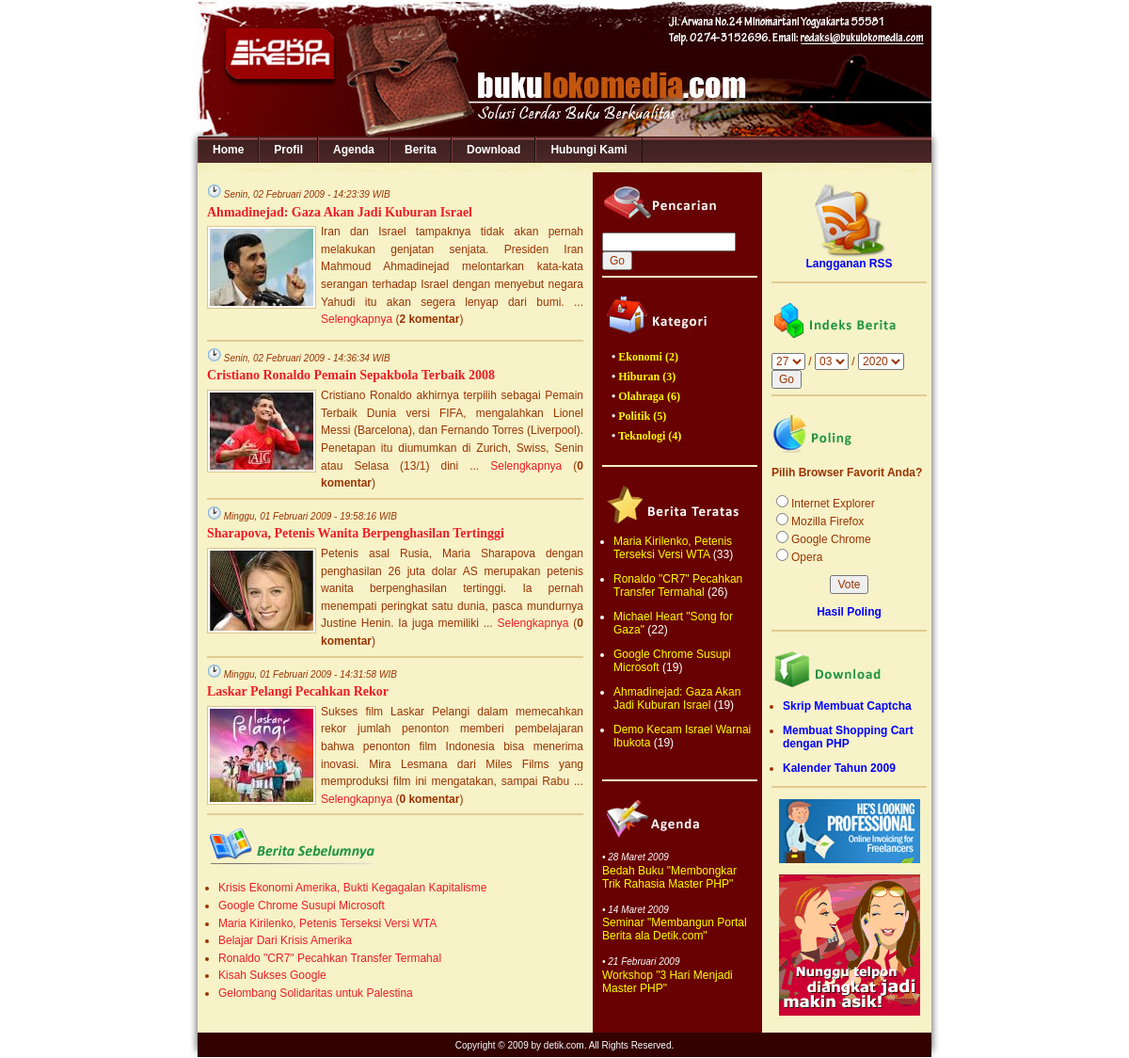
The page /home on the database its author committed.
### tables this page shows
CREATE TABLE `modul` (
  `id_modul` int(5) NOT NULL auto_increment,
  `nama_modul` varchar(50) NOT NULL,
  `link` varchar(100) NOT NULL,
  `static_content` text NOT NULL,
  `gambar` varchar(100) NOT NULL,
  `publish` enum('Y','N') NOT NULL,
  `status` enum('user','admin') NOT NULL,
  `aktif` enum('Y','N') NOT NULL,
  `urutan` int(5) NOT NULL,
  `link_seo` varchar(50) NOT NULL,
  PRIMARY KEY  (`id_modul`)
);

CREATE TABLE `berita` (
  `id_berita` int(5) NOT NULL auto_increment,
  `id_kategori` int(5) NOT NULL,
  `username` varchar(30) NOT NULL,
  `judul` varchar(100) NOT NULL,
  `judul_seo` varchar(100) NOT NULL,
  `isi_berita` text NOT NULL,
  `hari` varchar(20) NOT NULL,
  `tanggal` date NOT NULL,
  `jam` time NOT NULL,
  `gambar` varchar(100) NOT NULL,
  `dibaca` int(5) NOT NULL default '1',
  `tag` varchar(100) NOT NULL,
  PRIMARY KEY  (`id_berita`)
);

CREATE TABLE `kategori` (
  `id_kategori` int(5) NOT NULL auto_increment,
  `nama_kategori` varchar(50) NOT NULL,
  `kategori_seo` varchar(100) NOT NULL,
  PRIMARY KEY  (`id_kategori`)
);

CREATE TABLE `agenda` (
  `id_agenda` int(5) NOT NULL auto_increment,
  `tema` varchar(100) NOT NULL,
  `tema_seo` varchar(100) NOT NULL,
  `isi_agenda` text NOT NULL,
  `tempat` varchar(100) NOT NULL,
  `pengirim` varchar(100) NOT NULL,
  `tgl_mulai` date NOT NULL,
  `tgl_selesai` date NOT NULL,
  `tgl_posting` date NOT NULL,
  `username` varchar(50) NOT NULL,
  PRIMARY KEY  (`id_agenda`)
);

CREATE TABLE `poling` (
  `id_poling` int(5) NOT NULL auto_increment,
  `pilihan` varchar(100) NOT NULL,
  `rating` int(5) NOT NULL,
  `aktif` enum('Y','N') NOT NULL,
  PRIMARY KEY  (`id_poling`)
);

CREATE TABLE `download` (
  `id_download` int(5) NOT NULL auto_increment,
  `judul` varchar(100) NOT NULL,
  `nama_file` varchar(100) NOT NULL,
  `tgl_posting` date NOT NULL,
  PRIMARY KEY  (`id_download`)
);

CREATE TABLE `banner` (
  `id_banner` int(5) NOT NULL auto_increment,
  `judul` varchar(100) NOT NULL,
  `url` varchar(100) NOT NULL,
  `gambar` varchar(100) NOT NULL,
  `tgl_posting` date NOT NULL,
  PRIMARY KEY  (`id_banner`)
);

### config/fungsi_indotgl.php (called while the page is built, shortened)
<?php
	function tgl_indo($tgl){
			$tanggal = substr($tgl,8,2);
			$bulan = getBulan(substr($tgl,5,2));
			$tahun = substr($tgl,0,4);
			return $tanggal.' '.$bulan.' '.$tahun;
	}
	function getBulan($bln){
				switch ($bln){
					case 2:
						return "Februari";
						break;
					case 3:
						return "Maret";
						break;
				}
			}
?>

### kiri.php (the view, shortened to what this page needs)
<?php
include "config/fungsi_indotgl.php";
include "config/fungsi_combobox.php";
if ($_GET[module]=='home'){
  $terkini=mysql_query("select count(komentar.id_komentar) as jml, judul, judul_seo, jam,
                       berita.id_berita, hari, tanggal, gambar, isi_berita
                       from berita left join komentar
                       on berita.id_berita=komentar.id_berita
                       and aktif='Y'
                       group by berita.id_berita DESC LIMIT 4");
	while($t=mysql_fetch_array($terkini)){
		$tgl = tgl_indo($t[tanggal]);
		echo "<span class=date><img src=images/clock.gif> $t[hari], $tgl - $t[jam] WIB</span><br />";
		echo "<span class=judul><a href=berita-$t[id_berita]-$t[judul_seo].html>$t[judul]</a></span><br />";
    if ($t[gambar]!=''){
			echo "<span class=image><img src='foto_berita/small_$t[gambar]' width=110 border=0></span>";
		}
    $isi_berita = htmlentities(strip_tags($t[isi_berita]));
    $isi = substr($isi_berita,0,220);
    $isi = substr($isi_berita,0,strrpos($isi," "));
    echo "$isi ... <a href=berita-$t[id_berita]-$t[judul_seo].html>Selengkapnya</a> (<b>$t[jml] komentar</b>)
          <br /><hr color=#e0cb91 noshade=noshade />";
	}
  echo "<img src=images/berita_sebelumnya.jpg><br /><ul>";
  $sebelum=mysql_query("SELECT * FROM berita
                        ORDER BY id_berita DESC LIMIT 4,7");
	while($s=mysql_fetch_array($sebelum)){
	   echo "<li><a href=berita-$s[id_berita]-$s[judul_seo].html>$s[judul]</a></li>";
	}
	echo "</ul>";
}
?>

### media.php (shortened to what this page needs)
<!DOCTYPE html PUBLIC "-//W3C//DTD XHTML 1.0 Transitional//EN" "http://www.w3.org/TR/xhtml1/DTD/xhtml1-transitional.dtd">
<html xmlns="http://www.w3.org/1999/xhtml">
<head>
<link href="style.css" rel="stylesheet" type="text/css" />
</head>
<body>
<div id="wrapper">
  <div id="header">
    <div id="menuutama">
    	<ul>
		<li><a href="index.php"><span>Home</span></a></li>
        <?php
		$menu=mysql_query("SELECT * FROM modul WHERE publish='Y' ORDER BY urutan");
		while($m=mysql_fetch_array($menu)){
			echo "<li><a href=$m[link_seo]><span>$m[nama_modul]</span></a></li>";
		}
		?>
	</ul>
    </div>
  </div>
  <div id="leftcontent">
    <p>
      <?php include "kiri.php"; ?>
    </p>
  </div>
  <div id="middlecontent">
    <p>
      <?php include "tengah.php"; ?>
    </p>
  </div>
  <div id="rightcontent">
    <p>
      <?php include "kanan.php"; ?>
    </p>
  </div>
  <div id="footer">Copyright &copy; 2009 by detik.com. All Rights Reserved.</div>
</div>
</body>
</html>

### tengah.php
<?php
echo "<img src=images/pencarian.jpg><br />
      <form method=POST action='hasil-pencarian.html'>
        <input name=kata type=text size=17 />
        <input type=submit value=Go />
      </form>
      <hr color=#FCEDC7 noshade=noshade />";
echo "<br /><img src='images/mainmenu.jpg'><br /><br />";
$kategori=mysql_query("select nama_kategori, kategori.id_kategori, kategori_seo,
                       count(berita.id_kategori) as jml
                       from kategori left join berita
                       on berita.id_kategori=kategori.id_kategori
                       group by nama_kategori");
while($k=mysql_fetch_array($kategori)){
  echo "<span class=kategori>&bull; <a href=kategori-$k[id_kategori]-$k[kategori_seo].html> $k[nama_kategori] ($k[jml])</a></span><br />";
}
echo "<br /><hr color=#FCEDC7 noshade=noshade /><br />";
echo "<img src=images/populer.jpg><br /><ul>";
$populer=mysql_query("SELECT * FROM berita ORDER BY dibaca DESC LIMIT 6");
while($p=mysql_fetch_array($populer)){
  echo "<p><li><a href=berita-$p[id_berita]-$p[judul_seo].html>$p[judul]</a> ($p[dibaca])</li></p>";
}
echo "</ul><br /><hr color=#FCEDC7 noshade=noshade /><br />";
echo "<img src=images/agenda.jpg /><br /><br />";
$agenda=mysql_query("SELECT * FROM agenda ORDER BY id_agenda DESC LIMIT 3");
while($a=mysql_fetch_array($agenda)){
	$tgl_agenda = tgl_indo($a[tgl_mulai]);
  echo "<span class=date>&bull; $tgl_agenda </a></span><br />";
  echo "<span class=agenda><a href=agenda-$a[id_agenda]-$a[tema_seo].html> $a[tema]</a></span><br /><br />";
}
echo "<br />";
?>

### kanan.php
<?php
echo "<p align=center><a href=rss.xml target=_blank><img src=images/rssku.jpg border=0 /></a><br />
      <a href=rss.xml target=_blank>Langganan RSS</a></p>
      <hr color=#e0cb91 noshade=noshade /><br />";
echo "<img src=images/indeksberita.jpg /><br /><br />
      <form method=POST action='indeks-berita.html'>";
      combotgl(1,31,'tanggal',$tgl_skrg);
echo " / ";
      combobln(1,12,'bulan',$bln_sekarang);
echo " / ";
      combothn(2000,$thn_sekarang,'tahun',$thn_sekarang);
echo "<br /><input type=submit value=Go />
      </form>
      <hr color=#e0cb91 noshade=noshade /><br />";
echo "<img src='images/polling.jpg' /><br /><br />";
echo "<b>Pilih Browser Favorit Anda?</b> <br /><br />";
echo "<form method=POST action='hasil-poling.html'>";
$poling=mysql_query("SELECT * FROM poling WHERE aktif='Y'");
while ($p=mysql_fetch_array($poling)){
  echo "<input type=radio name=pilihan value='$p[id_poling]' />$p[pilihan]<br />";
}
echo "<p align=center><input type=submit value=Vote /></p>
      </form>
      <p align=center><a href=hasil-poling.html>Hasil Poling</a></p>
      <hr color=#e0cb91 noshade=noshade /><br />";
echo "<img src='images/download.jpg' /><br /><ul>";
$download=mysql_query("SELECT * FROM download
                    ORDER BY id_download DESC LIMIT 5");
while($d=mysql_fetch_array($download)){
  echo "<p><li><a href='downlot.php?file=files/$d[nama_file]'>$d[judul]</a></li></p>";
}
echo "</ul><hr color=#e0cb91 noshade=noshade />";
$banner=mysql_query("SELECT * FROM banner
                    ORDER BY id_banner DESC LIMIT 4");
while($b=mysql_fetch_array($banner)){
  echo "<p align=center><a href=$b[url] target='_blank' title='$b[judul]'><img src='foto_banner/$b[gambar]' border=0></a></p>";
}
?>

### config/fungsi_combobox.php (shortened to what this page needs)
<?php
function combotgl($awal, $akhir, $var, $terpilih){
  echo "<select name=$var>";
  for ($i=$awal; $i<=$akhir; $i++){
    $lebar=strlen($i);
    switch($lebar){
      case 1:
        $g="0".$i;
        break;
      case 2:
        $g=$i;
        break;
    }
    if ($i==$terpilih)
      echo "<option value=$g selected>$g</option>";
    else
      echo "<option value=$g>$g</option>";
  }
  echo "</select> ";
}
function combobln($awal, $akhir, $var, $terpilih){
  echo "<select name=$var>";
  for ($bln=$awal; $bln<=$akhir; $bln++){
    $lebar=strlen($bln);
    switch($lebar){
      case 1:
        $b="0".$bln;
        break;
      case 2:
        $b=$bln;
        break;
    }
      if ($bln==$terpilih)
         echo "<option value=$b selected>$b</option>";
      else
        echo "<option value=$b>$b</option>";
  }
  echo "</select> ";
}
function combothn($awal, $akhir, $var, $terpilih){
  echo "<select name=$var>";
  for ($i=$awal; $i<=$akhir; $i++){
    if ($i==$terpilih)
      echo "<option value=$i selected>$i</option>";
    else
      echo "<option value=$i>$i</option>";
  }
  echo "</select> ";
}
?>

### style.css (style rules this page uses)
body { font-family: Arial, Helvetica, sans-serif; font-size: 12px; color: #993300; margin: 0px; background-color: #FFFFFF; }
#wrapper { background-image: url(images/loko_08.jpg); background-repeat: repeat-y; width: 800px; margin-right: auto; margin-left: auto; }
#wrapper #header { background-image: url(images/loko_04.jpg); height: 183px; width: 800px; }
#wrapper #leftcontent { float: left; width: 400px; padding-right: 10px; padding-left: 20px; line-height: 155%; text-align: justify; }
#wrapper #middlecontent { background-color: #680102; float: left; width: 165px; padding-right: 5px; padding-left: 10px; color: #FFFFFF; }
#wrapper #rightcontent { float: left; width: 165px; padding-right: 5px; padding-left: 10px; }
ul { padding-left: 12px; margin-left: 0px; }
#wrapper #footer { font-size: 10px; color: #FFFFFF; background-image: url(images/loko_10.jpg); text-align: center; height: 26px; width: 800px; line-height: 275%; }
#wrapper #leftcontent a:link { color: #EE1C24; text-decoration: none; }
#wrapper #middlecontent a:link { color: #FF0; text-decoration: none; }
#wrapper #rightcontent a:link { color: #0000FF; font-weight:bold; text-decoration: none; }
#wrapper #menuutama { position: relative; top: 145px; left: 10px; margin: 0; padding: 0; background: url(images/bgmenu.gif) repeat-x; clear: both; width: 780px; }
#wrapper #menuutama ul { font-family: Verdana, Arial, Helvetica, sans-serif; font-size: 12px; margin: 0; padding: 0; border: 0; height: 28px; }
#wrapper #menuutama ul li { margin: 0; padding: 0; display: inline; list-style-type: none; }
#wrapper #menuutama ul a, #header #menuutama ul strong, #header #menuutama ul em { display: block; text-decoration: none; padding: 7px 15px 7px 15px; font-weight: bold; color: #fff; white-space: nowrap; border-right: 1px solid #1F1010; border-left: 1px solid #793E3E; float: left; }
.image { background-color: #fff; padding: 2px; margin: 3px 5px 3px 0; border: 1px solid #ddc688; float: left; }
.judul { font-family: Georgia; font-size: 14px; line-height: 170%; font-weight: bold; color: #EE1C24; }
.date { font-size: 10px; line-height: 135%; font-style: italic; }
.kategori { font-family: Georgia; line-height: 175%; font-weight: bold; padding-left: 10px; }
input, select, textarea { font-family: Arial, Helvetica, sans-serif; font-size: 12px; color: #993300; }

### rows shown on the page
modul: nama_modul "Profil"
modul: nama_modul "Agenda"
modul: nama_modul "Berita"
modul: nama_modul "Download"
modul: nama_modul "Hubungi Kami"
berita: hari "Senin", tanggal "02 Februari 2009", jam "14:23:39", judul "Ahmadinejad: Gaza Akan Jadi Kuburan Israel", gambar (picture), isi_berita "Iran dan Israel tampaknya tidak akan pernah melakukan genjatan senjata. Presiden Iran Mahmoud Ahmadinejad melontarkan kata-kata serangan terhadap Israel dengan menyebut negara Yahudi itu akan segera lenyap dari bumi.", t "2", dibaca "19"
berita: hari "Senin", tanggal "02 Februari 2009", jam "14:36:34", judul "Cristiano Ronaldo Pemain Sepakbola Terbaik 2008", gambar (picture), isi_berita "Cristiano Ronaldo akhirnya terpilih sebagai Pemain Terbaik Dunia versi FIFA, mengalahkan Lionel Messi (Barcelona), dan Fernando Torres (Liverpool). Penetapan itu diumumkan di Zurich, Swiss, Senin atau Selasa (13/1) dini", t "0"
berita: hari "Minggu", tanggal "01 Februari 2009", jam "19:58:16", judul "Sharapova, Petenis Wanita Berpenghasilan Tertinggi", gambar (picture), isi_berita "Petenis asal Rusia, Maria Sharapova dengan penghasilan 26 juta dolar AS merupakan petenis wanita berpenghasilan tertinggi. Ia pernah menempati peringkat satu dunia, pasca mundurnya Justine Henin. Ia juga memiliki", t "0"
berita: hari "Minggu", tanggal "01 Februari 2009", jam "14:31:58", judul "Laskar Pelangi Pecahkan Rekor", gambar (picture), isi_berita "Sukses film Laskar Pelangi dalam memecahkan rekor jumlah penonton memberi pembelajaran bahwa penonton film Indonesia bisa menerima inovasi. Mira Lesmana dari Miles Films yang memproduksi film ini mengatakan, sampai Rabu", t "0"
berita: judul "Krisis Ekonomi Amerika, Bukti Kegagalan Kapitalisme"
berita: judul "Google Chrome Susupi Microsoft", dibaca "19"
berita: judul "Maria Kirilenko, Petenis Terseksi Versi WTA", dibaca "33"
berita: judul "Belajar Dari Krisis Amerika"
berita: judul "Ronaldo \"CR7\" Pecahkan Transfer Termahal", dibaca "26"
berita: judul "Kisah Sukses Google"
berita: judul "Gelombang Solidaritas untuk Palestina"
kategori: nama_kategori "Ekonomi", k "2"
kategori: nama_kategori "Hiburan", k "3"
kategori: nama_kategori "Olahraga", k "6"
kategori: nama_kategori "Politik", k "5"
kategori: nama_kategori "Teknologi", k "4"
berita: judul "Michael Heart \"Song for Gaza\"", dibaca "22"
berita: judul "Demo Kecam Israel Warnai Ibukota", dibaca "19"
agenda: tgl_mulai "28 Maret 2009", tema "Bedah Buku \"Membongkar Trik Rahasia Master PHP\""
agenda: tgl_mulai "14 Maret 2009", tema "Seminar \"Membangun Portal Berita ala Detik.com\""
agenda: tgl_mulai "21 Februari 2009", tema "Workshop \"3 Hari Menjadi Master PHP\""
poling: pilihan "Internet Explorer"
poling: pilihan "Mozilla Firefox"
poling: pilihan "Google Chrome"
poling: pilihan "Opera"
download: judul "Skrip Membuat Captcha"
download: judul "Membuat Shopping Cart dengan PHP"
download: judul "Kalender Tahun 2009"
banner: gambar (picture)
banner: gambar (picture)

### other values the page prints
form field tanggal "27"
form field bulan "03"
form field tahun "2020"
